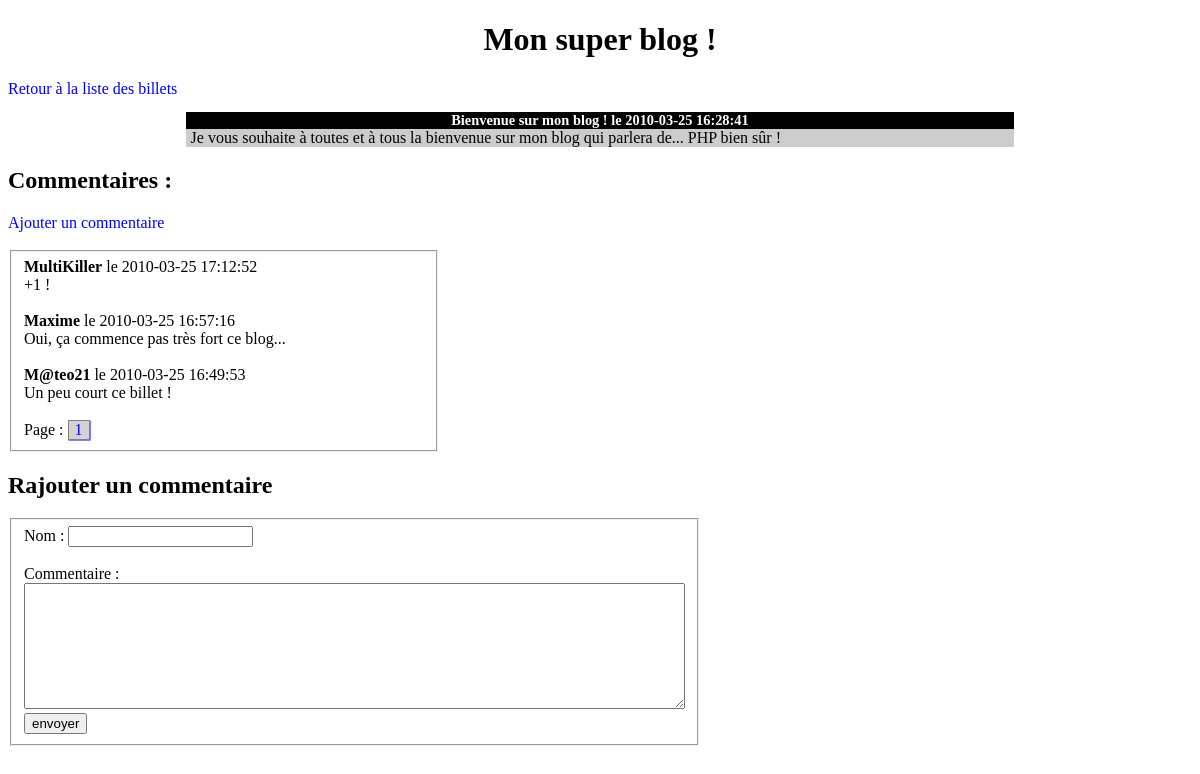
Screenshot of /blog/commentaires.php?billets=1&page=1 with the database file from the repository.
### tables this page shows
CREATE TABLE IF NOT EXISTS `billets` (
  `id` int(11) NOT NULL AUTO_INCREMENT,
  `titre` varchar(255) NOT NULL,
  `contenu` text NOT NULL,
  `date_creation` datetime NOT NULL,
  PRIMARY KEY (`id`)
);

CREATE TABLE IF NOT EXISTS `commentaires` (
  `id` int(11) NOT NULL AUTO_INCREMENT,
  `id_billet` int(11) NOT NULL,
  `auteur` varchar(255) NOT NULL,
  `commentaire` text NOT NULL,
  `date_commentaire` datetime NOT NULL,
  PRIMARY KEY (`id`)
);

### blog/recup_donnees.php (the view, shortened to what this page needs)
<?php
  echo '<div class="news">';
  echo '<h3>' .$donnees['titre'].' le '.$donnees['date_creation'].'</h3>';
  echo '<p>' .$donnees['contenu'].'</p>';
  echo '</div>';
  echo '<h2>Commentaires : </h2>';
  echo '<a href="#newComment">Ajouter un commentaire</a> <br><br>';
  function getNumPages($id) {
    global $db;
    $myselection = "SELECT * FROM commentaires WHERE id_billet= '$id'";
    $myrequest = $db->query($myselection);
    $nbrBillets = $myrequest->fetchAll();
    $nbrepage = ceil(count($nbrBillets)/5);
    return $nbrepage;
  }
  function getId($id) {
    global $db;
    $myselection = "SELECT id_billet FROM commentaires WHERE id_billet= '$id'";
    $myrequest = $db->query($myselection);
    $nbrBillets = $myrequest->fetch();
    return $nbrBillets['id_billet'];
  }
  function getComment( $id ) {
    global $db, $pageEncodee;
    $fin = ($_GET['page'] - 1)*5;
    echo '<div id="nextPage">';
    $myselection2 = "SELECT * FROM commentaires WHERE id_billet= '$id' ORDER BY date_commentaire DESC LIMIT 5 OFFSET $fin ";
    $myrequest2 = $db->query($myselection2);
    echo '<fieldset>';
    while ($donnees2 = $myrequest2->fetch()) {
      echo '<strong>' .$donnees2['auteur'] .'</strong>' .' le ' .$donnees2['date_commentaire'] .'<br>';
      echo $donnees2['commentaire'];
      echo '<br> <br>';
    }
    $pages = getNumPages($id);
    echo '<div> Page : ';
    for ($counter = 1; $counter<=$pages; $counter++ ) {
      echo '<div class="inline">';
      $donnee = getId($id);
      echo '<a class="square" href="commentaires.php?billets='.$donnee.'&page='.$counter.'">'.$counter.'</a>';
      echo '</div>';
    }
    echo '</div>';
    echo '</fieldset>';
    echo '</div>';
  }
  getComment($id);
 ?>

### blog/commentaires.php (shortened to what this page needs)
<?php
  include 'PDO.php';
  $id = $_GET['billets'];
  if (isset($_SESSION['name']) && isset($_SESSION['password'])) {
  $myselection1 = "SELECT * FROM billets WHERE id= '$id'";
  $myrequest1 = $db->query($myselection1);
  $donnees = $myrequest1->fetch();
  if (!empty($donnees)) {
?>
<!DOCTYPE html>
<html>
  <head>
    <meta charset="utf-8">
    <meta name="viewport" content="width=device-width, initial-scale=1.0">
    <meta http-equiv="X-UA-Compatible" content="ie=edge">
    <link rel="stylesheet" href="style.css">
    <title>blog test</title>
  </head>
  <body>
    <div class="right">
      <a href="logout.php">logout</a>
    </div>
    <h1>Mon super blog !</h1>
    <a href="index.php">Retour à la liste des billets</a>
    <div class="">
      <?php
      echo '<div class="news">';
      echo '<h3>' .$donnees['titre'].' le '.$donnees['date_creation'].'</h3>';
      echo '<p>' .$donnees['contenu'].'</p>';
      echo '</div>';
      echo '<h2>Commentaires : </h2>';
      echo '<a href="#newComment">Ajouter un commentaire</a> <br><br>';
      function getNumPages($id) {
        global $db;
        $myselection = "SELECT * FROM commentaires WHERE id_billet= '$id'";
        $myrequest = $db->query($myselection);
        $nbrBillets = $myrequest->fetchAll();
        $nbrepage = ceil(count($nbrBillets)/5);
        return $nbrepage;
      }
      function getId($id) {
        global $db;
        $myselection = "SELECT id_billet FROM commentaires WHERE id_billet= '$id'";
        $myrequest = $db->query($myselection);
        $nbrBillets = $myrequest->fetch();
        return $nbrBillets['id_billet'];
      }
      function getComment( $id ) {
        global $db, $pageEncodee, $id;
        $fin = ($_GET['page'] - 1)*5;
        echo '<div id="nextPage">';
        $myselection2 = "SELECT * FROM commentaires WHERE id_billet= '$id' ORDER BY date_commentaire DESC LIMIT 5 OFFSET $fin ";
        $myrequest2 = $db->query($myselection2);
        echo '<fieldset>';
        while ($donnees2 = $myrequest2->fetch()) {
          echo '<strong>' .$donnees2['auteur'] .'</strong>' .' le ' .$donnees2['date_commentaire'] .'<br>';
          echo '<div class="float">';
          echo '<a href="supComm.php?billets='.$donnees2["id_billet"].'&commentaire='.$donnees2["id"].'">x</a>';
          echo '</div>';
          echo $donnees2['commentaire'];
          echo '<br> <br>';
        }
        $pages = getNumPages($id);
        echo '<div> Page : ';
        for ($counter = 1; $counter<=$pages; $counter++ ) {
          echo '<div class="inline">';
          $donnee = getId($id);
          $fin = $fin + 5;
          echo '<a class="square" href="commentaires.php?billets='.$donnee.'&page='.$counter.'">'.$counter.'</a>';
          echo '</div>';
        }
        echo '</div>';
        echo '</fieldset>';
        echo '</div>';
      }
      getComment($id);
       ?>
       <h2 id="newComment">Rajouter un commentaire</h2>
       <form class="" action="ajout_comment.php" method="post">
         <fieldset>
           <input type="hidden" name="idBillet" value="<?php echo $id ?>">
           <label for="auteur">Nom : </label>
           <input id="auteur" type="text" name="auteur"> <br><br>
           <label for="commentaire">Commentaire : </label>
           <textarea id="commentaire" name="commentaire" rows="8" cols="80"></textarea><br>
           <input type="submit" name="" value="envoyer"> <br>
         </fieldset>
       </form>
    </div>
  </body>
</html>
  <?php
  } else {
    echo "<h1>Il n'y a aucun billet ici!!!</h1>";
    echo '<a href="index.php">Retour à la liste des billets</a>';
  }
} else {
  $myselection1 = "SELECT * FROM billets WHERE id= '$id'";
  $myrequest1 = $db->query($myselection1);
  $donnees = $myrequest1->fetch();
  if (!empty($donnees)) {
?>
<!DOCTYPE html>
<html>
  <head>
    <link rel="stylesheet" href="style.css">
  </head>
  <body>
    <h1>Mon super blog !</h1>
    <a href="index.php">Retour à la liste des billets</a>
    <div class="">
      <?php
        include 'recup_donnees.php';
       ?>
       <h2 id="newComment">Rajouter un commentaire</h2>
       <form class="" action="ajout_comment.php" method="post">
         <fieldset>
           <label for="auteur">Nom : </label>
           <input id="auteur" type="text" name="auteur"> <br><br>
           <label for="commentaire">Commentaire : </label>
           <textarea id="commentaire" name="commentaire" rows="8" cols="80"></textarea><br>
           <input type="submit" name="" value="envoyer"> <br>
         </fieldset>
       </form>
    </div>
  </body>
</html>
  <?php
  } else {
    echo "<h1>Il n'y a aucun billet ici!!!</h1>";
    echo '<a href="index.php">Retour à la liste des billets</a>';
  }
}
  ?>

### blog/style.css (style rules this page uses)
h1, h3 { text-align:center; }
h3 { background-color:black; color:white; font-size:0.9em; margin-bottom:0px; }
.news p { background-color:#CCCCCC; margin-top:0px; margin-bottom: 0px; padding-left: 5px; }
.news { width:70%; margin:auto; }
.square { text-align: center; width : 20px; display: inline-block; border: 1px solid grey; background-color: lightgrey; box-shadow: 0.5px 0.5px; }
.inline { display: inline-block; }
fieldset { width: 400px; }
a { text-decoration: none; color: blue; }

### rows the page displays
billets: titre "Bienvenue sur mon blog !", date_creation "2010-03-25 16:28:41", contenu "Je vous souhaite à toutes et à tous la bienvenue sur mon blog qui parlera de... PHP bien sûr !"
commentaires: auteur "MultiKiller", date_commentaire "2010-03-25 17:12:52", commentaire "+1 !"
commentaires: auteur "Maxime", date_commentaire "2010-03-25 16:57:16", commentaire "Oui, ça commence pas très fort ce blog..."
commentaires: auteur "M@teo21", date_commentaire "2010-03-25 16:49:53", commentaire "Un peu court ce billet !"
